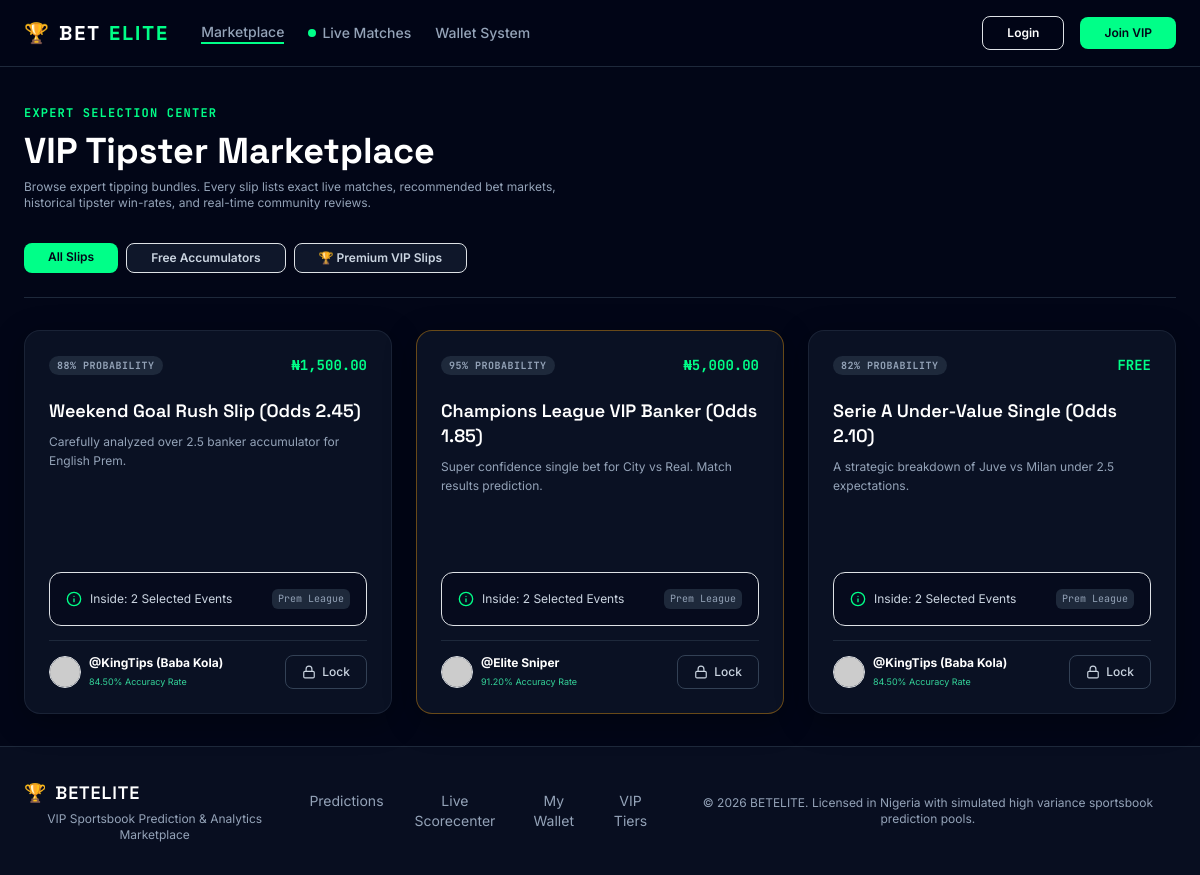
The page /marketplace.php on the database its author committed.
### tables this page shows
CREATE TABLE `be_predictions` (
  `id` INT AUTO_INCREMENT PRIMARY KEY,
  `predictor_id` INT NOT NULL,
  `title` VARCHAR(255) NOT NULL,
  `description` TEXT DEFAULT NULL,
  `price` DECIMAL(10,2) DEFAULT '0.00',  
  `confidence` INT DEFAULT 80,  
  `is_vip` TINYINT(1) DEFAULT 0,
  `status` ENUM('Pending', 'Active', 'Won', 'Lost', 'Refunded') DEFAULT 'Active',
  `created_at` TIMESTAMP DEFAULT CURRENT_TIMESTAMP,
  `updated_at` TIMESTAMP DEFAULT CURRENT_TIMESTAMP ON UPDATE CURRENT_TIMESTAMP,
  FOREIGN KEY (`predictor_id`) REFERENCES `be_predictors`(`id`) ON DELETE CASCADE,
  INDEX `idx_vip` (`is_vip`),
  INDEX `idx_status` (`status`)
);

CREATE TABLE `be_predictors` (
  `id` INT AUTO_INCREMENT PRIMARY KEY,
  `user_id` INT NOT NULL UNIQUE,
  `display_name` VARCHAR(100) NOT NULL,
  `bio` TEXT DEFAULT NULL,
  `badge` ENUM('Standard', 'VIP Pro', 'Elite Gold', 'Master Trader') DEFAULT 'Standard',
  `accuracy_rate` DECIMAL(5,2) DEFAULT '0.00',
  `total_predictions` INT DEFAULT 0,
  `won_predictions` INT DEFAULT 0,
  `subscribers_count` INT DEFAULT 0,
  `referral_code` VARCHAR(20) UNIQUE DEFAULT NULL,
  `status` ENUM('active', 'review_pending', 'suspended') DEFAULT 'active',
  `created_at` TIMESTAMP DEFAULT CURRENT_TIMESTAMP,
  FOREIGN KEY (`user_id`) REFERENCES `be_users`(`id`) ON DELETE CASCADE
);

### marketplace.php (the view, shortened to what this page needs)
<?php
require_once __DIR__ . "/includes/header.php";
require_once __DIR__ . "/includes/navbar.php";
$filter = $_GET['tab'] ?? 'all';
$sql = "SELECT p.*, pr.display_name, pr.badge, pr.accuracy_rate
        FROM be_predictions p
        JOIN be_predictors pr ON p.predictor_id = pr.id ";
$sql .= " ORDER BY p.created_at DESC";
$res_preds = mysqli_query($conn, $sql);
?>
<main class="max-w-7xl mx-auto px-4 py-8 space-y-8 flex-grow">
    <div class="space-y-2">
         <span class="text-electricGreen text-xs font-mono font-bold tracking-widest uppercase">Expert Selection Center</span>
         <h1 class="font-display font-bold text-2xl md:text-4xl text-white">VIP Tipster Marketplace</h1>
         <p class="text-xs text-mutedText max-w-xl">Browse expert tipping bundles. Every slip lists exact live matches, recommended bet markets, historical tipster win-rates, and real-time community reviews.</p>
    </div>
    <div class="flex flex-wrap justify-between items-center gap-4 border-b border-borderSl pb-4">
         <div class="flex gap-2">
              <a href="marketplace.php?tab=all" class="px-4 py-1.5 rounded-lg text-xs font-semibold no-underline transition-all <?php echo ($filter === 'all') ? 'bg-electricGreen text-darkBg' : 'bg-slate-900 border border-slate-800 text-slate-300 hover:text-white'; ?>">
                     All Slips
              </a>
              <a href="marketplace.php?tab=free" class="px-4 py-1.5 rounded-lg text-xs font-semibold no-underline transition-all <?php echo ($filter === 'free') ? 'bg-electricGreen text-darkBg' : 'bg-slate-900 border border-slate-800 text-slate-300 hover:text-white'; ?>">
                     Free Accumulators
              </a>
              <a href="marketplace.php?tab=vip" class="px-4 py-1.5 rounded-lg text-xs font-semibold no-underline transition-all <?php echo ($filter === 'vip') ? 'bg-electricGreen text-darkBg' : 'bg-slate-900 border border-slate-800 text-slate-300 hover:text-white'; ?>">
                     🏆 Premium VIP Slips
              </a>
         </div>
    </div>
    <div class="grid grid-cols-1 md:grid-cols-3 gap-6">
         <?php if (mysqli_num_rows($res_preds) > 0): ?>
             <?php while($pred = mysqli_fetch_assoc($res_preds)): ?>
                 <div class="glass-card p-6 flex flex-col justify-between h-96 relative <?php echo $pred['is_vip'] ? 'border-amber-500/40' : ''; ?>">
                     <div>
                         <div class="flex justify-between items-center mb-4">
                              <span class="text-[10px] font-mono font-bold uppercase tracking-wider bg-slate-800 text-mutedText px-2 py-0.5 rounded-full">
                                    <?php echo $pred['confidence']; ?>% Probability
                              </span>
                              <span class="text-sm font-bold text-electricGreen font-mono">
                                   <?php echo ($pred['price'] > 0) ? '₦' . number_format($pred['price'], 2) : 'FREE'; ?>
                              </span>
                         </div>
                         <h3 class="font-display font-semibold text-lg text-white mb-2 leading-snug hover:text-electricGreen">
                             <?php echo $pred['title']; ?>
                         </h3>
                         <p class="text-xs text-mutedText line-clamp-4 leading-relaxed mt-2 mb-4">
                             <?php echo $pred['description'] ?: 'Complete high confidence multi-league accumulator slip thoroughly analyzed and compiled by our veteran sportsbook trader. High probability outcomes.'; ?>
                         </p>
                     </div>
                     <div class="space-y-3.5 mt-auto">
                         <div class="bg-slate-950/45 p-3 rounded-xl border border-borderSl/85 flex justify-between items-center text-xs">
                              <div class="flex items-center gap-2 text-slate-300">
                                   <i data-lucide="info" class="w-4 h-4 text-electricGreen"></i>
                                   <span>Inside: 2 Selected Events</span>
                              </div>
                              <span class="font-mono text-[10px] text-mutedText bg-slate-800 px-1.5 py-0.5 rounded">Prem League</span>
                         </div>
                         <div class="flex items-center justify-between border-t border-slate-800 pt-3.5">
                              <div class="flex items-center gap-2">
                                   <img src="https://api.dicebear.com/7.x/pixel-art/svg?seed=<?php echo urlencode($pred['display_name']); ?>" class="w-8 h-8 rounded-full border border-slate-700" alt="avatar">
                                   <div>
                                       <p class="text-xs font-bold text-white mb-0">@<?php echo $pred['display_name']; ?></p>
                                        <p class="text-[9px] text-emerald-400 mt-1"><?php echo $pred['accuracy_rate']; ?>% Accuracy Rate</p>
                                   </div>
                              </div>
                              <?php if (isset($_SESSION['user_id'])): ?>
                                  <button onclick="addToCart(<?php echo $pred['id']; ?>)" class="btn bg-electricGreen hover:bg-greenHover text-darkBg text-xs font-bold py-2 px-3.5 rounded-lg flex items-center gap-1.5 animate-all border-none">
                                       <i data-lucide="plus" class="w-3.5 h-3.5"></i> Buy Tip
                                  </button>
                              <?php else: ?>
                                  <a href="login.php" class="btn btn-outline-secondary text-xs font-medium py-2 px-3 border-slate-700 text-slate-300 hover:text-white rounded-lg flex items-center gap-1.5 no-underline">
                                       <i data-lucide="lock" class="w-3.5 h-3.5"></i> Lock
                                  </a>
                              <?php endif; ?>
                         </div>
                     </div>
                 </div>
             <?php endwhile; ?>
         <?php endif; ?>
    </div>
</main>
<?php
require_once __DIR__ . "/includes/footer.php";
?>

### includes/header.php (style rules this page uses)
body { background-color: #020617; color: #ffffff; font-family: 'Inter', sans-serif; overflow-x: hidden; -webkit-tap-highlight-color: transparent; }
.glass-card { background: rgba(15, 23, 42, 0.7); backdrop-filter: blur(16px); -webkit-backdrop-filter: blur(16px); border: 1px solid rgba(30, 41, 59, 0.8); border-radius: 16px; box-shadow: 0 8px 32px 0 rgba(0, 0, 0, 0.3); transition: all 0.3s cubic-bezier(0.4, 0, 0.2, 1); }

### rows shown on the page
be_predictions: confidence "88", price "1,500.00", title "Weekend Goal Rush Slip (Odds 2.45)", description "Carefully analyzed over 2.5 banker accumulator for English Prem.", predictor.display_name "KingTips (Baba Kola)", predictor.accuracy_rate "84.50"
be_predictions: confidence "95", price "5,000.00", title "Champions League VIP Banker (Odds 1.85)", description "Super confidence single bet for City vs Real. Match results prediction.", predictor.display_name "Elite Sniper", predictor.accuracy_rate "91.20"
be_predictions: confidence "82", price "FREE", title "Serie A Under-Value Single (Odds 2.10)", description "A strategic breakdown of Juve vs Milan under 2.5 expectations.", predictor.display_name "KingTips (Baba Kola)", predictor.accuracy_rate "84.50"

### other values the page prints
SITE_SLOGAN "VIP Sportsbook Prediction & Analytics Marketplace"
